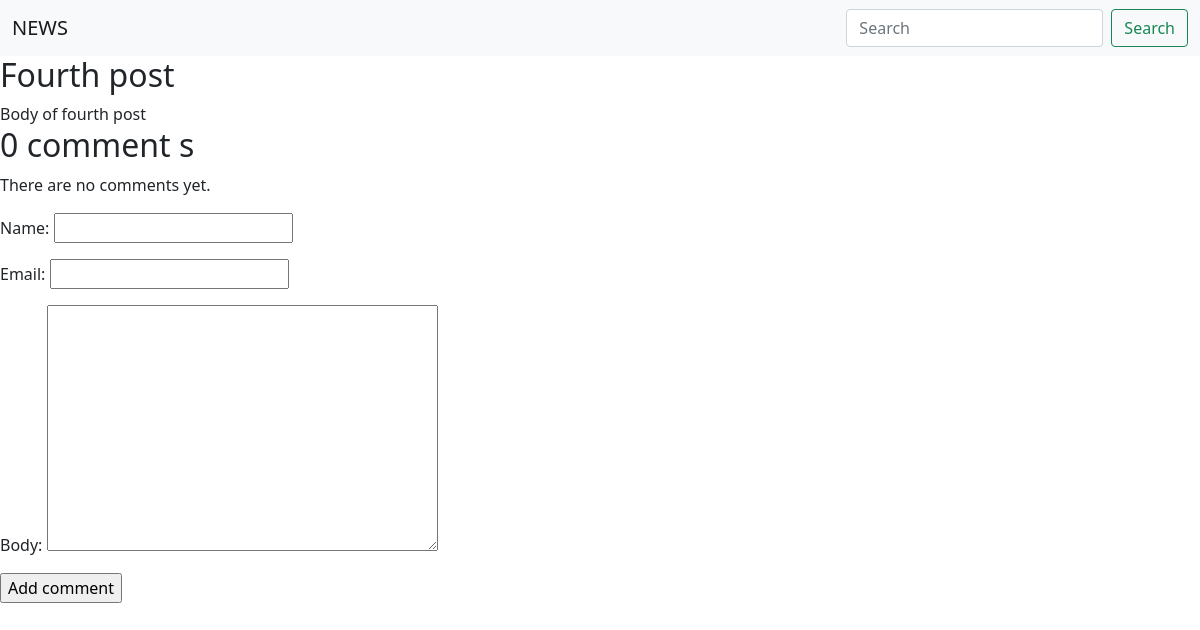
Page /posts/4/ on the earlier database version.
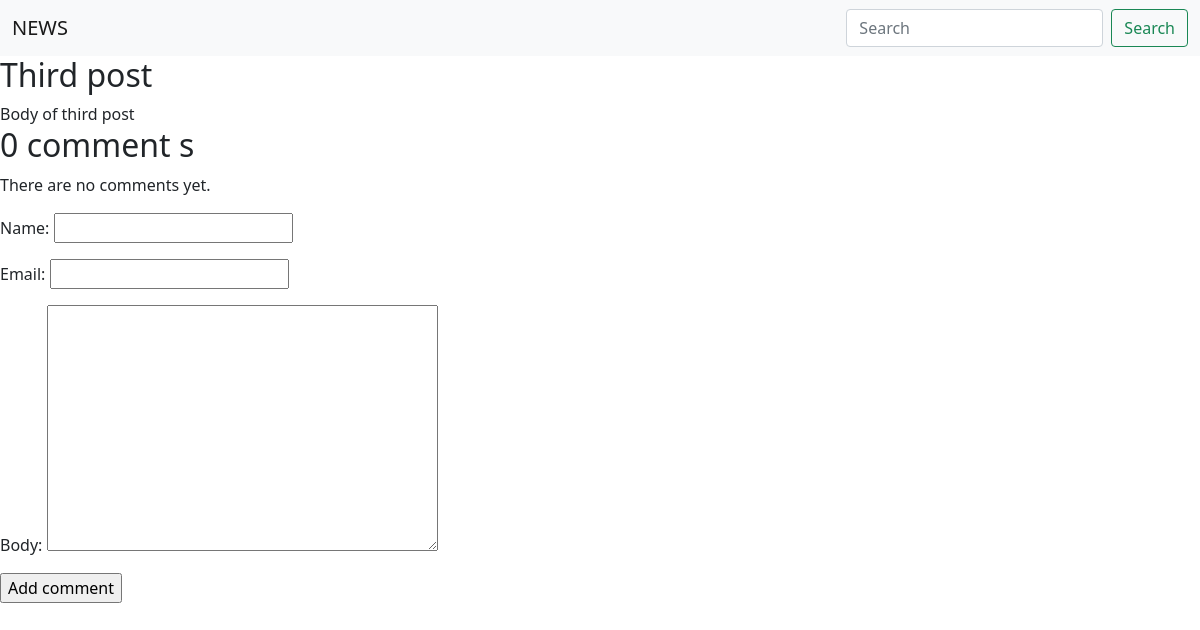
Same page on the later database version.
### posts/models.py (models this page shows, shortened)
class Post(models.Model):
    author = models.ForeignKey(User, on_delete=models.SET_NULL, null=True, related_name='posts')
    title = models.CharField(max_length=128)
    body = models.TextField()
    published_date = models.DateField(auto_now_add=True)
    class Meta:
        verbose_name = 'Пост'
        verbose_name_plural = 'Посты'
        ordering = ['-id', ]

### posts/views.py (the view)
# urls.py: path('<int:id>/', post_detail_view, name='post_detail_url'),
def post_detail_view(request, id):
    post = get_object_or_404(Post, id=id)
    comments = post.comments.filter(active=True)
    if request.method == 'POST':
        comment_form = CommentForm(request.POST)
        if comment_form.is_valid():
            new_comment = comment_form.save(commit=False)
            new_comment.post = post
            new_comment.save()
            return render(request, 'posts/post_detail.html',
                          {'post': post,
                           'comments': comments,
                           'comment_form': comment_form,
                           'new_comment': new_comment})
    else:
        comment_form = CommentForm()
        return render(request, 'posts/post_detail.html',
                      {'post': post,
                       'comments': comments,
                       'comment_form': comment_form},
                      )

### posts/forms.py
class SearchForm(forms.Form):
    search_param = forms.CharField(widget=forms.TextInput(attrs={'class': "form-control me-2", 'type': 'search', 'placeholder': "Search", 'aria-label': "Search"}))

### comments/forms.py
class CommentForm(forms.ModelForm):
    class Meta:
        model = Comment
        fields = ['name',
                  'email',
                  'body',
                  ]
    widgets = {
        'name': forms.TextInput(attrs={'class': 'form-control'}),
        'email': forms.TextInput(attrs={'class': 'form-control'}),
        'body': forms.Textarea(attrs={'class': 'form-control'}),
    }

### posts/forms.py (called while the page is built)
def add_search_form(request):
    return {'search_form': SearchForm()}

### templates/posts/post_detail.html (shortened to what this page needs)
{% extends 'base.html' %}
{% block content %}
    <h2>{{post.title}}</h2>
    <div>{{post.body}}</div>
    {% with comments.count as total_comments %}
        <h2>
            {{ total_comments }} comment {{ total_comments|pluralize }}
        </h2>
    {% endwith %}
    {% for comment in comments %}
        <div class="comment">
            <p class="info">
                Comment {{ forloop.counter }} by {{ comment.name }}
                {{ comment.created }}
            </p>
        </div>
    {% empty %}
        <p>
            There are no comments yet.
        </p>
    {% endfor %}
    {% if new_comment %}
    <h2>
        Your comment has been added.
    </h2>
    <form action="." method="post">
        {{ comment_form.as_p }}
        {% csrf_token %}
        <p>
            <input type="submit" value="Add comment">
        </p>
    </form>
    {% else %}
    <form action="." method="post">
        {{ comment_form.as_p }}
        <p>
            <input type="submit" value="Add comment">
        </p>
    </form>
    {% endif %}
{% endblock %}

### templates/base.html (shortened to what this page needs)
{% load static %}
<!DOCTYPE html>
<html>
    <head>
        <link href="https://cdn.jsdelivr.net/npm/bootstrap@5.0.2/dist/css/bootstrap.min.css" rel="stylesheet">
        <link href="{% static 'css/style.css' %}" rel="stylesheet">
    </head>
<body>
    <nav class="navbar navbar-light bg-light">
        <div class="container-fluid">
            <a class="navbar-brand">NEWS</a>
            <form action="{% url 'posts_list_url' %}" method="post" class="d-flex">
            {% for field in search_form %}
                {{ field }}
            {% endfor %}
            <button class="btn btn-outline-success" type="submit">Search</button>
            </form>
        </div>
    </nav>
    {% block content %}{% endblock %}
</body>
</html>

Differences in the rows shown:
changed Post: title "Fourth post" → "Third post"; body "Body of fourth post" → "Body of third post"
